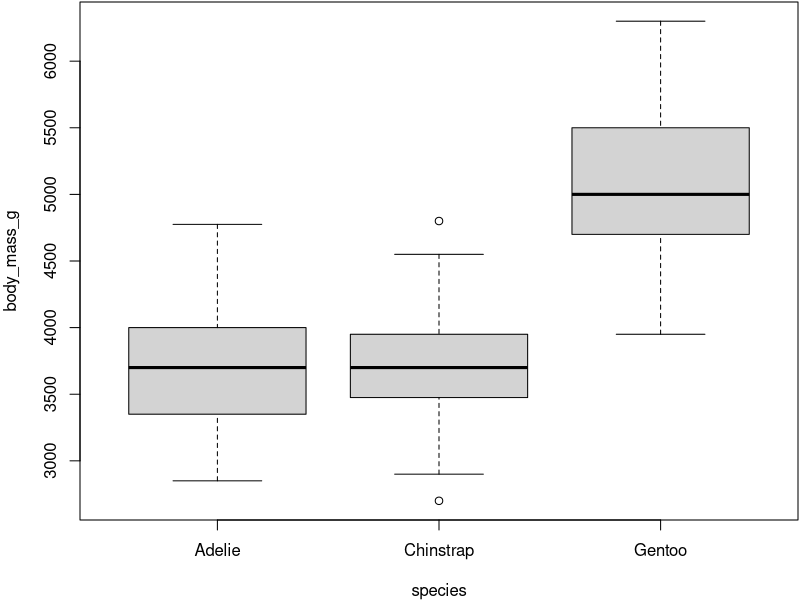

Here is the R script that generated this plot:
## ---- chunk 1
# automatically create a bib database for R packages
knitr::write_bib(c(
  .packages(), 'bookdown', 'knitr', 'rmarkdown'
), 'packages.bib')
## ---- chunk 2
library(palmerpenguins)

penguins[1:2,]
## ---- chunk 3
par(mar = c(4, 4, .1, .1))

plot(penguins[, c("species", "body_mass_g")])
## ---- chunk 4
knitr::kable(
  head(penguins[ , 1:7], 20), caption = 'Here is a nice table!',
  booktabs = TRUE
)
